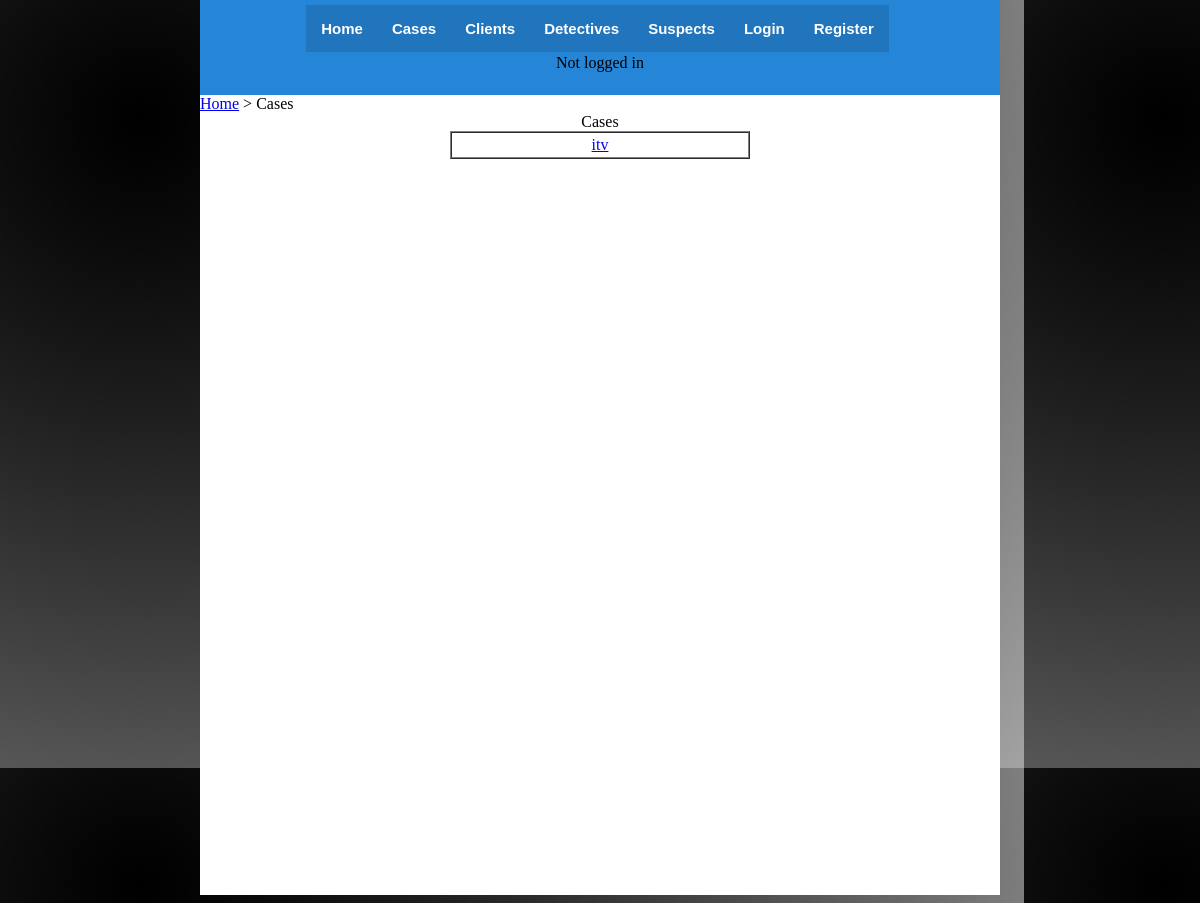
The page /cases/ on the database as committed earlier.
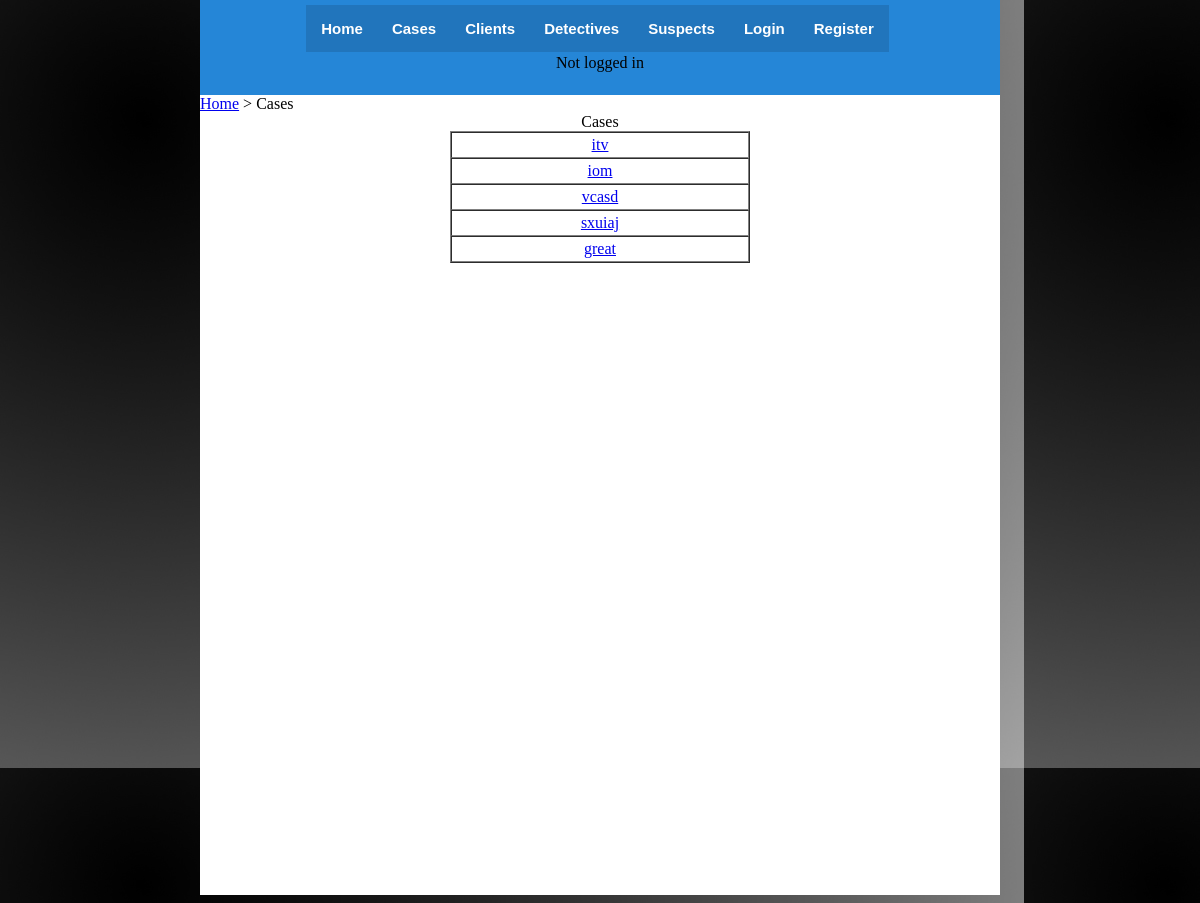
The same page on the database as committed later.
### appEspionatge/models.py (models this page shows, shortened)
class Case(models.Model):
	id = models.AutoField(primary_key=True)
	name = models.TextField(max_length=100)
	date = models.DateTimeField()
	clients = models.ManyToManyField(Client)
	suspects = models.ManyToManyField(Suspect)
	detective = models.ForeignKey(Detective)
	price = models.IntegerField()

### appEspionatge/views.py (the view)
# urls.py: url(r'^cases/$', views.cases),
def cases(request):
	if getFormat(request) == 'html':
		cases = Case.objects.all()
		template = get_template('cases.html')
		variables = Context({
			'user' : request.user,
			'cases' : cases
			})
		output = template.render(variables)
	else:
		output = list_all_links(Case, "cases", request)
	return HttpResponse(output)

### appEspionatge/views.py (called while the page is built)
def getFormat(request):
	formatting = request.GET.get('format')
	if formatting == 'xml':
		return 'xml'
	elif formatting == 'json':
		return 'json'
	else:
		return 'html'

### appEspionatge/templates/cases.html (shortened to what this page needs)
{% extends "base.html" %}
{% block content %}
<div id="Route" align="left">
    <a href="/">Home</a><a> > </a>
    <a>Cases</a>
</div>
	Cases
	<table align="center" border="1" cellpadding="3" width="300" cellspacing="0">
	{% for case in cases %}
		<tr>
			<td><a href='{{case.id}}'>{{case.name}}</a></td>
		<tr>
	{% endfor %}
	</table>
{% endblock %}

### appEspionatge/templates/base.html (shortened to what this page needs)
<!DOCTYPE html>
<html lang="en">
	<head>
		{% load staticfiles %}
		<link rel="stylesheet" type="text/css" href="{% static "base.css" %}"media="screen" />
	</head>
	<body>
		<div id="NavBar">
			<a href="/">Home</a>
		    <a href="/cases/">Cases</a>
		    <a href="/clients/">Clients</a>
		    <a href="/detectives/">Detectives</a>
			<a href="/suspects/">Suspects</a>
			{% if user.is_authenticated %}
				<a href="/login/">Logout</a>
				<p> Logged in as: {{user}} </p>
			{% else %}
				<a href="/login/">Login</a>
				<a href="/register/">Register</a>
				<p> Not logged in </p>
			{% endif %}
		</div>
		<div id="pageSize">
			<div id="content">
				{% block content %}{% endblock %}
			</div>
		</div>
	</body>
</html>

### Espionatge/static/base.css (style rules this page uses)
body { margin-top:0px; text-align: center; background-image:url(fondoWeb.jpg); }
#NavBar { width: 800px; height: 75px; margin: 0 auto; padding-top:20px; background-color:#2586d7; }
#NavBar a { font-family: Arial; font-size:15px; font-weight:bold; text-decoration: none; padding: 15px; background-color: #2175bc; color: #fff; margin-left:-5px; width:800px; }
#pageSize { width: 800px; height: 800px; margin: 0 auto; background-color:white; }

Rows that differ between the two databases and show on the page:
added Case: name "iom"
added Case: name "vcasd"
added Case: name "sxuiaj"
added Case: name "great"
